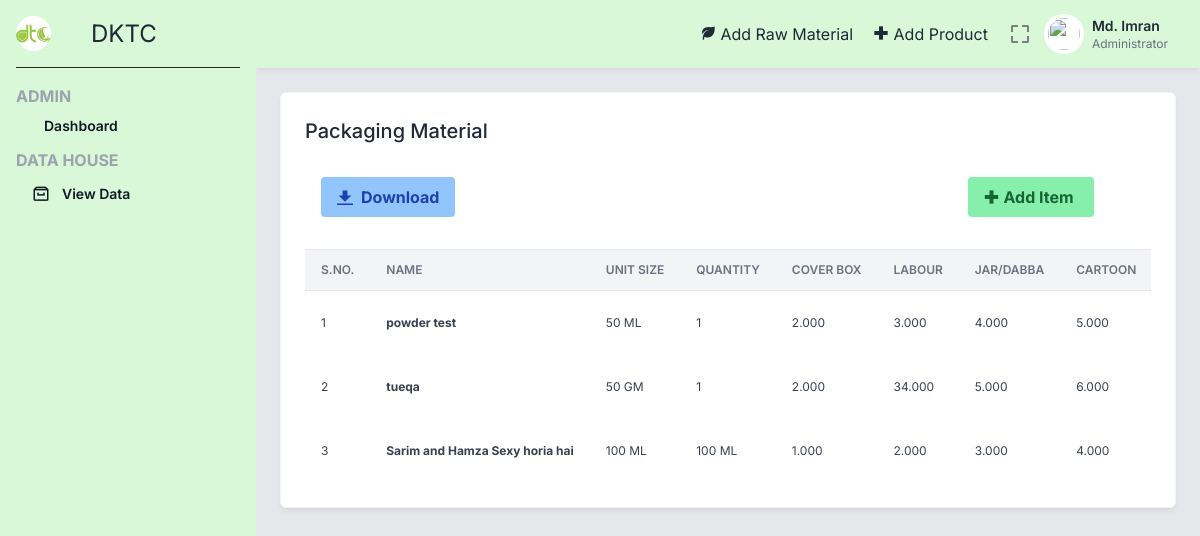
The page /packaging.php (signed in) on the database its author committed.
### tables this page shows
CREATE TABLE `packaging_material` (
  `_id` int(5) NOT NULL,
  `pid` int(5) NOT NULL,
  `qty` varchar(10) NOT NULL,
  `cover_box` float(5,3) NOT NULL,
  `label` float(5,3) NOT NULL,
  `jar` float(5,3) NOT NULL,
  `cartoon` float(5,3) NOT NULL,
  `cap` float(5,3) NOT NULL
);

CREATE TABLE `product` (
  `_id` int(5) NOT NULL,
  `name` varchar(100) NOT NULL,
  `type` varchar(2) NOT NULL,
  `sizes` varchar(10) NOT NULL
);

### packaging.php (the view, shortened to what this page needs)
<?php include 'includes/_topbar.php' ?>
<div class="p-6">
    <div class="grid grid-cols-1 lg:grid-cols-3 gap-6 mb-6">
        <div class="bg-white border border-gray-100 shadow-md shadow-black/5 p-6 rounded-md lg:col-span-3">
            <div class="flex justify-between mb-4 items-start">
                <div class="font-medium">
                    <h2 class="text-xl">
                        Packaging Material
                    </h2>
                </div>
            </div>
            <div class="grid grid-cols-1 md:grid-cols-2 lg:grid-cols-4 gap-4 mb-4">
                <div class=" p-4">
                    <button class="bg-blue-300 hover:bg-blue-400 text-blue-800 font-bold py-2 px-4 rounded inline-flex items-center">
                        <svg class="fill-current w-4 h-4 mr-2" xmlns="http://www.w3.org/2000/svg" viewBox="0 0 20 20">
                            <path d="M13 8V2H7v6H2l8 8 8-8h-5zM0 18h20v2H0v-2z" />
                        </svg>
                        <span>Download</span>
                    </button>
                </div>
                <div class=" p-4 col-start-4">
                    <a href="addPack.php">
                        <button class="bg-green-300 hover:bg-green-400 text-green-800 font-bold py-2 px-4 rounded inline-flex items-center">
                            <i class='bx bx-plus-medical'></i>
                            <span class="mx-1">Add Item</span>
                        </button>
                    </a>
                </div>
            </div>
            <div>
                <div style="overflow:auto">
                    <table class="items-center w-full bg-transparent border-collapse">
                        <thead>
                            <tr>
                                <th class="px-4 bg-gray-100 dark:bg-gray-600 text-gray-500 dark:text-gray-100 align-middle border border-solid border-gray-200 dark:border-gray-500 py-3 text-xs uppercase border-l-0 border-r-0 whitespace-nowrap font-semibold text-left">S.No.</th>
                                <th class="px-4 bg-gray-100 dark:bg-gray-600 text-gray-500 dark:text-gray-100 align-middle border border-solid border-gray-200 dark:border-gray-500 py-3 text-xs uppercase border-l-0 border-r-0 whitespace-nowrap font-semibold text-left">Name</th>
                                <th class="px-4 bg-gray-100 dark:bg-gray-600 text-gray-500 dark:text-gray-100 align-middle border border-solid border-gray-200 dark:border-gray-500 py-3 text-xs uppercase border-l-0 border-r-0 whitespace-nowrap font-semibold text-left min-w-140-px">Unit Size</th>
                                <th class="px-4 bg-gray-100 dark:bg-gray-600 text-gray-500 dark:text-gray-100 align-middle border border-solid border-gray-200 dark:border-gray-500 py-3 text-xs uppercase border-l-0 border-r-0 whitespace-nowrap font-semibold text-left min-w-140-px">Quantity</th>
                                <th class="px-4 bg-gray-100 dark:bg-gray-600 text-gray-500 dark:text-gray-100 align-middle border border-solid border-gray-200 dark:border-gray-500 py-3 text-xs uppercase border-l-0 border-r-0 whitespace-nowrap font-semibold text-left min-w-140-px">Cover Box</th>
                                <th class="px-4 bg-gray-100 dark:bg-gray-600 text-gray-500 dark:text-gray-100 align-middle border border-solid border-gray-200 dark:border-gray-500 py-3 text-xs uppercase border-l-0 border-r-0 whitespace-nowrap font-semibold text-left min-w-140-px">Labour</th>
                                <th class="px-4 bg-gray-100 dark:bg-gray-600 text-gray-500 dark:text-gray-100 align-middle border border-solid border-gray-200 dark:border-gray-500 py-3 text-xs uppercase border-l-0 border-r-0 whitespace-nowrap font-semibold text-left min-w-140-px">Jar/Dabba</th>
                                <th class="px-4 bg-gray-100 dark:bg-gray-600 text-gray-500 dark:text-gray-100 align-middle border border-solid border-gray-200 dark:border-gray-500 py-3 text-xs uppercase border-l-0 border-r-0 whitespace-nowrap font-semibold text-left min-w-140-px">Cartoon</th>
                            </tr>
                        </thead>
                        <tbody>
                        <?php
                        $sql = "SELECT * FROM `packaging_material`";
                        $result = mysqli_query($conn, $sql);
                        $sno = 0;
                        while ($row = mysqli_fetch_assoc($result)) {
                            $productId = $row['pid'];
                            $sqlProduct = "SELECT name, type, sizes FROM product WHERE _id = $productId";
                            $resultProd = mysqli_query($conn, $sqlProduct);
                            while($prodRow = mysqli_fetch_assoc($resultProd)){
                                $name = $prodRow['name'];
                                $size = $prodRow['sizes'];
                            }
                            $idRM = $row['_id'];
                            $totalCost = $row['cover_box'] + $row['jar'] + $row['label'] + $row['cartoon'] + $row['cap'];
                            $unitLot = 3;
                            $totalCostLot = $totalCost*$unitLot;
                            $sno += 1;
                            echo "<tr class='text-gray-700 dark:text-gray-100'>
                                <td class='border-t-0 px-4 align-middle border-l-0 border-r-0 text-xs whitespace-nowrap p-4'>" . $sno . "</td>
                                <th class='border-t-0 px-4 align-middle border-l-0 border-r-0 text-xs whitespace-nowrap p-4 text-left'>" . $name . "</th>
                                <td class='border-t-0 px-4 align-middle border-l-0 border-r-0 text-xs whitespace-nowrap p-4'>
                                    " . $size . "
                                </td>
                                <td class='border-t-0 px-4 align-middle border-l-0 border-r-0 text-xs whitespace-nowrap p-4'>
                                    " . $row['qty'] . "
                                </td>
                                <td class='border-t-0 px-4 align-middle border-l-0 border-r-0 text-xs whitespace-nowrap p-4'>
                                    " . $row['cover_box'] . "
                                </td>
                                <td class='border-t-0 px-4 align-middle border-l-0 border-r-0 text-xs whitespace-nowrap p-4'>
                                    " . $row['label'] . "
                                </td>
                                <td class='border-t-0 px-4 align-middle border-l-0 border-r-0 text-xs whitespace-nowrap p-4'>
                                    " . $row['jar'] . "
                                </td>
                                <td class='border-t-0 px-4 align-middle border-l-0 border-r-0 text-xs whitespace-nowrap p-4'>
                                    " . $row['cartoon'] . "
                                </td>
                                    " . $row['cap'] . "
                                    " . $totalCost . "
                                    " . $unitLot . "
                                    " . $totalCostLot . "
                                    <a href='editPack.php?id=" . $idRM . "'>
                                        <button id=" . $row['_id'] . " class='edit bg-blue-300 hover:bg-blue-400 text-blue-800 font-bold py-2 px-4 rounded inline-flex items-center'>
                                        </button>
                                    </a>
                                    <a href='delPack.php?id=" . $idRM . "'>
                                        <button id=" . $row['_id'] . " class='delete bg-red-300 hover:bg-red-400 text-red-800 font-bold py-2 px-4 rounded inline-flex items-center' onclick='sureDel()'>
                                        </button>
                                    </a>
                            </tr>";
                        }
                    ?>
                        </tbody>
                    </table>
                </div>
            </div>
        </div>
    </div>
</div>
<?php include 'includes/_bottombar.php' ?>

### includes/_topbar.php (style rules this page uses)
html { line-height: 1.5; -webkit-text-size-adjust: 100%; -moz-tab-size: 4; -o-tab-size: 4; tab-size: 4; font-family: ui-sans-serif, system-ui, -apple-system, BlinkMacSystemFont, "Segoe UI", Roboto, "Helvetica Neue", Arial, "Noto Sans", sans-serif, "Apple Color Emoji", "Segoe UI Emoji", "Segoe UI Symbol", "Noto Color Emoji"; font-feature-settings: normal; font-variation-settings: normal; }
body { margin: 0; line-height: inherit; }
h1, h2, h3, h4, h5, h6 { font-size: inherit; font-weight: inherit; }
a { color: inherit; text-decoration: inherit; }
table { text-indent: 0; border-color: inherit; border-collapse: collapse; }
button, input, optgroup, select, textarea { font-family: inherit; font-feature-settings: inherit; font-variation-settings: inherit; font-size: 100%; font-weight: inherit; line-height: inherit; color: inherit; margin: 0; padding: 0; }
button, select { text-transform: none; }
button, [type='button'], [type='reset'], [type='submit'] { -webkit-appearance: button; background-color: transparent; background-image: none; }
blockquote, dl, dd, h1, h2, h3, h4, h5, h6, hr, figure, p, pre { margin: 0; }
button, [role="button"] { cursor: pointer; }
img, svg, video, canvas, audio, iframe, embed, object { display: block; vertical-align: middle; }
.mb-4 { margin-bottom: 1rem; }
.mb-6 { margin-bottom: 1.5rem; }
.mr-2 { margin-right: 0.5rem; }
.flex { display: flex; }
.grid { display: grid; }
.h-4 { height: 1rem; }
.w-full { width: 100%; }
.grid-cols-1 { grid-template-columns: repeat(1, minmax(0, 1fr)); }
.items-start { align-items: flex-start; }
.items-center { align-items: center; }
.justify-between { justify-content: space-between; }
.gap-4 { gap: 1rem; }
.gap-6 { gap: 1.5rem; }
.rounded { border-radius: 0.25rem; }
.rounded-md { border-radius: 0.375rem; }
.border { border-width: 1px; }
.border-gray-100 { --tw-border-opacity: 1; border-color: rgb(243 244 246 / var(--tw-border-opacity)); }
.border-gray-200 { --tw-border-opacity: 1; border-color: rgb(229 231 235 / var(--tw-border-opacity)); }
.bg-gray-100 { --tw-bg-opacity: 1; background-color: rgb(243 244 246 / var(--tw-bg-opacity)); }
.bg-white { --tw-bg-opacity: 1; background-color: rgb(255 255 255 / var(--tw-bg-opacity)); }
.p-4 { padding: 1rem; }
.p-6 { padding: 1.5rem; }
.px-4 { padding-left: 1rem; padding-right: 1rem; }
.py-2 { padding-top: 0.5rem; padding-bottom: 0.5rem; }
.text-left { text-align: left; }
.align-middle { vertical-align: middle; }
.font-inter { font-family: 'Inter', sans-serif; }
.text-xl { font-size: 1.25rem; line-height: 1.75rem; }
.font-bold { font-weight: 700; }
.font-medium { font-weight: 500; }
.font-semibold { font-weight: 600; }
.uppercase { text-transform: uppercase; }
.text-gray-800 { --tw-text-opacity: 1; color: rgb(31 41 55 / var(--tw-text-opacity)); }
.shadow-md { --tw-shadow: 0 4px 6px -1px rgb(0 0 0 / 0.1), 0 2px 4px -2px rgb(0 0 0 / 0.1); --tw-shadow-colored: 0 4px 6px -1px var(--tw-shadow-color), 0 2px 4px -2px var(--tw-shadow-color); box-shadow: var(--tw-ring-offset-shadow, 0 0 #0000), var(--tw-ring-shadow, 0 0 #0000), var(--tw-shadow); }
.shadow-black\/5 { --tw-shadow-color: rgb(0 0 0 / 0.05); --tw-shadow: var(--tw-shadow-colored); }
@media (min-width: 768px) { .md\:grid-cols-2 { grid-template-columns: repeat(2, minmax(0, 1fr)); } }
@media (min-width: 1024px) { .lg\:grid-cols-3 { grid-template-columns: repeat(3, minmax(0, 1fr)); } }

### rows shown on the page
packaging_material: pid.name "powder test", pid.sizes "50 ML", qty "1", cover_box "2.000", label "3.000", jar "4.000", cartoon "5.000"
packaging_material: pid.name "tueqa", pid.sizes "50 GM", qty "1", cover_box "2.000", label "34.000", jar "5.000", cartoon "6.000"
packaging_material: pid.name "Sarim and Hamza Sexy horia hai", pid.sizes "100 ML", qty "100 ML", cover_box "1.000", label "2.000", jar "3.000", cartoon "4.000"
